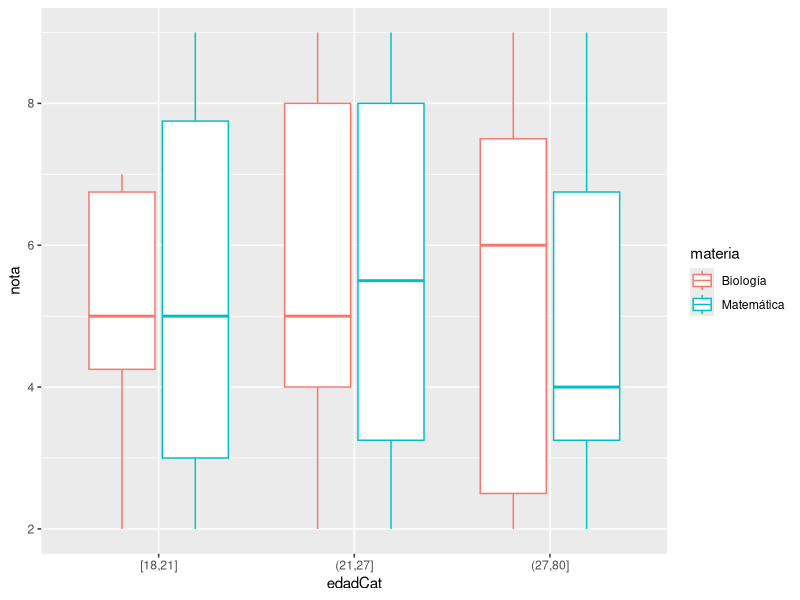
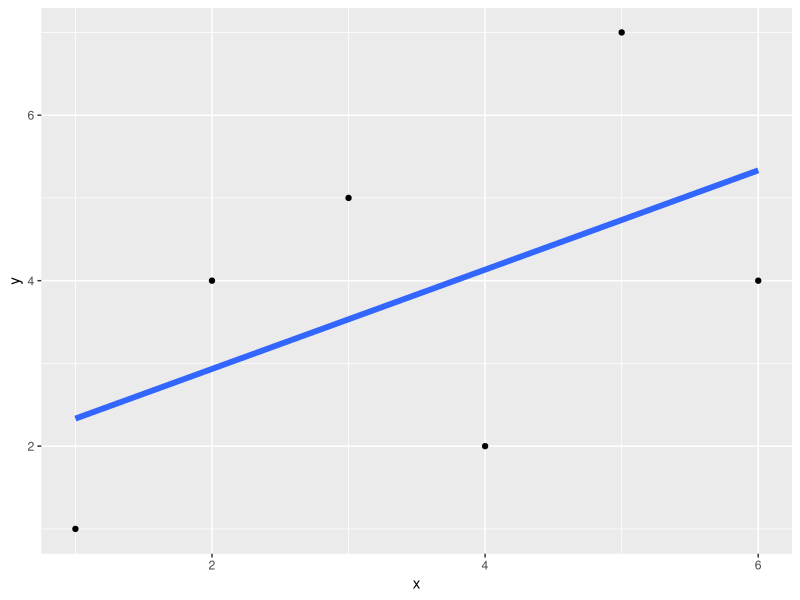

R code for these plots, in order: (Note: this script raises an error after producing the figures.)
require(dplyr)

set.seed(1010)
aux = rchisq(100, df=2)

dfEstudiantes = tibble(legajo = paste0("LE_",1:100), 
                       edad = as.integer((80-18) * aux/max(aux) + 18),
                       carrera = sample(c("Ciencias Físicas",
                                          "Ciencias Matemáticas",
                                          "Ciencias de Datos",
                                          "Paleontología",
                                          "Ciencias Biológicas",
                                          "Ciencias de la Atmósfera",
                                          "Ciencias de la Computación",
                                          "Ciencias Geológicas",
                                          "Ciencias Químicas",
                                          "Ciencia y Tecnología de Alimentos",
                                          "Oceanografía"),
                                        100, replace = T))

dfNotas = rbind(tibble(legajo = sample(paste0("LE_",1:50),30),
                       nota = as.integer(runif(30,min=2,max=10)),
                       materia = "Biología"),
                tibble(legajo = sample(paste0("LE_",1:100),50),
                       nota = as.integer(runif(50,min=2,max=10)),
                       materia = "Matemática"))

# 1.1
notas_biologia <- dfNotas %>% filter(materia == "Biología")
mean(notas_biologia$nota)

# 1.2
dfEstudiantes %>%
  anti_join(dfNotas, by = "legajo") %>%
  nrow()

# 1.3
estudiantes_rendidores <- dfEstudiantes %>%
                            inner_join(dfNotas, by = "legajo") %>%
                            distinct(legajo, .keep_all = TRUE) 
mean(estudiantes_rendidores$edad)

# 1.4
require(ggplot2)

dfEstudiantes %>% 
  mutate(edadCat = cut_number(edad, 3)) %>%
  inner_join(dfNotas, by = "legajo") %>%
  group_by(materia, edadCat) %>%
  ggplot(aes(x = edadCat, y = nota, color = materia)) +
  geom_boxplot()

# 2.1
rango <- function(v) {
  return(c(min(v),max(v)))
}
rango(c(5,1))
range(c(1,5))

# 2.2
media <- function(v) {
  return(sum(v)/length(v))
}
media(c(1,2,3,4))
mean(c(1,2,3,4))

# 2.3
proporcion.na <- function(v) {
  return(sum(is.na(v))/length(v))
}

vector <- c(1,2,NA)
proporcion.na(vector)

# 2.4
convertir.na <- function(v) {
  return(replace(v, is.na(v), -1))
}

convertir.na(vector)

# 2.5
convertir.a.na <- function(v, x) {
  return(replace(v, which(v == x), NA))
}

vector <- c(1,2,4,1)
convertir.a.na(vector, 2)

# 2.6
proporcion.suma <- function(v) {
  return(round(v / sum(v, na.rm = TRUE) * 100, 1))
}

proporcion.suma(vector)

# 2.7
ambos_na <- function(v, u) {
  if (length(v) != length(u)) {
    return(print("Listas de distinta longitud"))
  }
  return( which(is.na(v) & is.na(u)) )
}
vector1 <- c(NA,1,2,NA,NA)
vector2 <- c(NA,2,4,4,NA)
vector3 <- c(1,2,4)
  
ambos_na(vector1, vector2)
ambos_na(vector1, vector3)

# 2.8
graficar.dispersion.recta <- function(d) {
  return(ggplot(d, aes(x,y)) + 
           geom_point() + 
           geom_smooth(method = "lm", linewidth = 2, se = FALSE))
}

puntos <- data.frame(x = c(1,2,3,4,5,6), y = c(1,4,5,2,7,4))

graficar.dispersion.recta(puntos)

# 2.9
mayorigual.a.n <- function(lst, n) {
  length(lst) >= n
}

mayorigual.a.n(c(1,2),1)

# 2.11

select.na <- function(dataframe, column) {
  filter_dataframe <- subset(dataframe, is.na(dataframe[[column]]))
  return(filter_dataframe)
}

df <- data.frame(x = c(1,NA,3,4,5,6), y = c(1,4,5,2,7,4))

select.na(df, "x")

# 2.12
summary.stats <- function(data_frame, column_name) {
  summary_stats <- data_frame %>%
    summarise(
      Media = mean({{column_name}}, na.rm = TRUE),
      Mediana = median({{column_name}}, na.rm = TRUE),
      Mínimo = min({{column_name}}, na.rm = TRUE),
      Máximo = max({{column_name}}, na.rm = TRUE)
    )
  
  return(summary_stats)
}

calculate_summary_stats(df, x)

# 2.13

# TODO

# 2.14
graficar.hex <- function(df) {
  ggplot(df, aes(x, y)) + geom_hex()
}

puntos <- data.frame(x = c(1,1,1,2,3,4,5,6), y = c(1,1,1,4,5,2,7,4))

graficar.hex(puntos)

# 3.1
i <- 1
while( 2**i < 1000 ) {
  i <- i + 1
}
i

# 3.2
suma <- 0
i <- 1
while( i * 7 < 100 ) {
  i <- i * 7
  suma <- suma + i
}
suma

# 3.3
poblacion <- 100
años <- 0
while( poblacion < 1000 ) {
  poblacion <- poblacion * 2
  años <- años + 1
}
años
  
# 3.4
is_prime <- function(number) {
  if (number <= 1) {
    return(FALSE)
  }
  if (number <= 3) {
    return(TRUE)
  }
  if (number %% 2 == 0 || number %% 3 == 0) {
    return(FALSE)
  }
  i <- 5
  while (i * i <= number) {
    if (number %% i == 0 || number %% (i + 2) == 0) {
      return(FALSE)
    }
    i <- i + 6
  }
  return(TRUE)
}

largest_prime <- 0

for (i in 100:2) {
  if (is_prime(i)) {
    largest_prime <- i 
    break
  }
}

largest_prime

# 4.1
suma.tiradas <- function(n) {
  caras <- c(1,2,3,4,5,6)
  probabilidades <- c(1/6,1/6,1/6,1/6,1/6,1/6)
  tiradas <- sample(caras, size = n, prob = probabilidades, replace = TRUE)
  return(sum(tiradas))
}
resultados <- suma.tiradas(10)
for (i in 2:10000) {
  suma <- suma.tiradas(10)
  resultados <- append(resultados, suma)
}
resultados <- data.frame(numero = resultados)

ggplot(resultados, aes(x = numero)) +
  geom_histogram()

# 4.2
N <- 50
cumples <- sample(1:365, N, replace = TRUE)

unique(cumples)

# variable que va a contar las coincidencias
n_coincidencias <- 0

# simula 10000 grupos de N=50 personas y verifica si hubo coincidencias o no
Nrep <- 10000
for(i in 1:Nrep){
  cumples <- sample(1:365, N, replace = TRUE)
  if(length(unique(cumples)) < N){
    n_coincidencias <- N - length(unique(cumples))
  } 
}

# calcula la probabilidad estimada de coincidencias y la imprime en la consola
p_coincidencias <- n_coincidencias / Nrep
print(p_coincidencias)

pcumples <- function(N=50, Nrep=10000){
  cumples <- sample(1:365, N, replace = TRUE)
  for(i in 1:Nrep){
    cumples <- sample(1:365, N, replace = TRUE)
    if(length(unique(cumples)) < N){
      n_coincidencias <- N - length(unique(cumples))
    } 
  }
  p_coincidencias <- n_coincidencias / Nrep
  resultado <- 1 - p_coincidencias
  return(resultado)
}

pcumples()

pbirthday(N, classes = 365, coincident = 2)

grupos <- 1:100
p_c <- c()

for (i in 1:length(grupos)) {
  p_c <- append(p_c, pbirthday(grupos[i], classes = 365, coincident = 2))  
}

p_c <- data.frame(Prob = p_c)

p_c$Grupo <- seq_along(p_c$Prob)

ggplot(p_c) +
  geom_line(mapping = aes(y = Prob, x = Grupo))

# 4.3

















